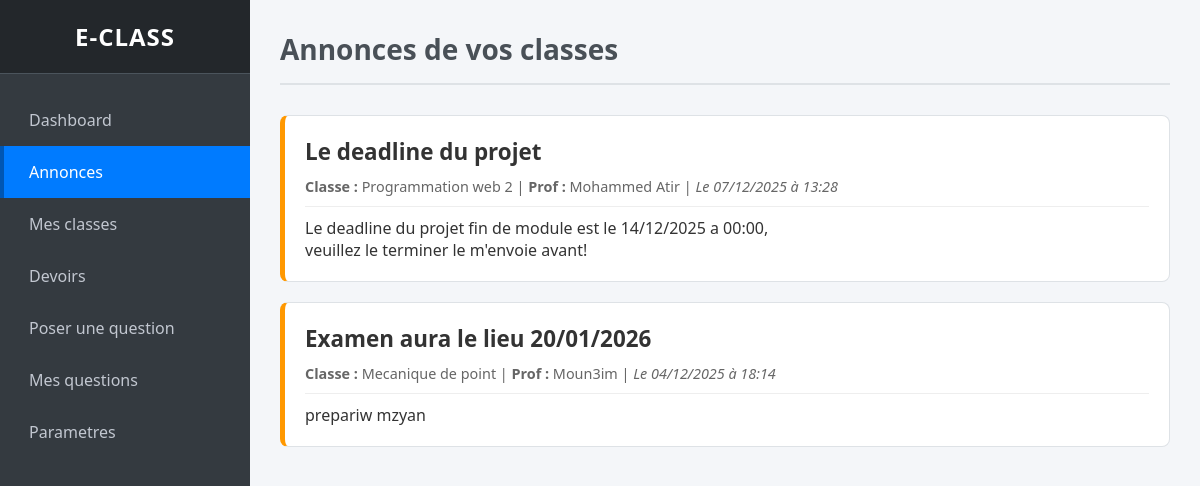
Screenshot of /Projet/etudiant/annonces.php (signed in) with the database file from the repository.
### tables this page shows
CREATE TABLE `annonces` (
  `id` int(11) NOT NULL,
  `titre` varchar(255) NOT NULL,
  `contenu` text NOT NULL,
  `id_prof` int(11) NOT NULL,
  `id_classe` int(11) NOT NULL,
  `date_creation` datetime DEFAULT current_timestamp()
);

CREATE TABLE `classes` (
  `id` int(11) NOT NULL,
  `id_prof` int(11) NOT NULL,
  `nom_classe` varchar(50) NOT NULL,
  `description` varchar(100) NOT NULL,
  `nbr_etudiant` int(11) DEFAULT 0,
  `code_classe` varchar(100) DEFAULT NULL,
  `date_creation` datetime DEFAULT current_timestamp()
);

CREATE TABLE `users` (
  `id` int(11) NOT NULL,
  `username` varchar(50) NOT NULL,
  `email` varchar(100) NOT NULL,
  `password` varchar(150) NOT NULL,
  `created_at` datetime DEFAULT current_timestamp(),
  `type` varchar(25) NOT NULL
);

### Projet/etudiant/annonces.php (the view, shortened to what this page needs)
<?php
$id_etudiant = $_SESSION['id'];
$conn = connect_db();
$sql = $conn->prepare("
    SELECT a.titre, a.contenu, a.date_creation, u.username as nom_prof, c.nom_classe as nom_classe
    FROM annonces a
    INNER JOIN classes c ON a.id_classe = c.id
    INNER JOIN users u ON a.id_prof = u.id
    INNER JOIN classe_etudiants ce ON c.id = ce.classe_id
    WHERE ce.etudiant_id = ?
    ORDER BY a.date_creation DESC
");
$sql->bind_param("i", $id_etudiant);
$sql->execute();
$result = $sql->get_result();
?>
<!DOCTYPE html>
<html lang="fr">
<head>
    <link rel="stylesheet" href="../assets/global.css">
</head>
<body>
<div class="sidebar">
    <h2>E-Class</h2>
    <ul>
        <li><a href="dashboard_etudiant.php">Dashboard</a></li>
        <li><a href="annonces.php" class="active">Annonces</a></li>
        <li><a href="mes_classes.php">Mes classes</a></li>
        <li><a href="devoirs.php">Devoirs</a></li>
        <li><a href="poser_question.php">Poser une question</a></li>
        <li><a href="mes_questions.php">Mes questions</a></li>
        <li><a href="ParametreE.php">Parametres</a></li>
    </ul>
</div>
<div class="main">
    <header>
        <h1>Annonces de vos classes</h1>
    </header>
    <section>
        <?php if($result->num_rows > 0): ?>
            <?php while($row = $result->fetch_assoc()): ?>
                <div class="annonce-card">
                    <h3 class="annonce-titre"><?= htmlspecialchars($row['titre']) ?></h3>
                    <div class="annonce-meta">
                        <strong>Classe :</strong> <?= htmlspecialchars($row['nom_classe']) ?> |
                        <strong>Prof :</strong> <?= htmlspecialchars($row['nom_prof']) ?> |
                        <em>Le <?= date("d/m/Y à H:i", strtotime($row['date_creation'])) ?></em>
                    </div>
                    <p><?= nl2br(htmlspecialchars($row['contenu'])) ?></p>
                </div>
            <?php endwhile; ?>
        <?php else: ?>
            <p>Aucune annonce pour le moment.</p>
        <?php endif; ?>
    </section>
</div>
</body>
</html>

### Projet/assets/global.css (style rules this page uses)
:root { --primary: #007bff; --primary-dark: #0069d9; --success: #28a745; --danger: #dc3545; --warning: #ffc107; --dark: #343a40; --light: #f8f9fa; --border-color: #dee2e6; --bg-body: #f4f6f9; --bg-login: #e8f0fe; --color-orange: #ff9800; }
* { box-sizing: border-box; margin: 0; padding: 0; }
body { font-family: 'Segoe UI', Tahoma, Geneva, Verdana, sans-serif; background-color: var(--bg-body); color: #333; display: flex; min-height: 100vh; }
a { text-decoration: none; color: inherit; }
ul { list-style: none; }
.sidebar { width: 250px; background-color: var(--dark); color: #fff; position: fixed; height: 100%; left: 0; top: 0; display: flex; flex-direction: column; overflow-y: auto; z-index: 1000; }
.sidebar h2 { text-align: center; padding: 20px 0; background-color: #23272b; margin-bottom: 20px; font-size: 24px; text-transform: uppercase; letter-spacing: 1px; border-bottom: 1px solid #4b545c; }
.sidebar ul li a { display: block; padding: 15px 25px; color: #c2c7d0; transition: all 0.3s; border-left: 4px solid transparent; font-size: 16px; }
.sidebar ul li a.active { background-color: var(--primary); color: #fff; border-left: 4px solid #0056b3; }
.main { margin-left: 250px; width: calc(100% - 250px); padding: 30px; transition: all 0.3s; }
header { margin-bottom: 30px; padding-bottom: 15px; border-bottom: 2px solid var(--border-color); }
header h1 { font-size: 28px; color: #495057; font-weight: 600; }
.annonce-card { background: white; border: 1px solid var(--border-color); border-radius: 8px; padding: 20px; margin-bottom: 20px; border-left: 5px solid var(--color-orange); }
.annonce-titre { font-size: 1.4em; color: #333; margin-bottom: 10px; }
.annonce-meta { font-size: 0.9em; color: #666; margin-bottom: 10px; border-bottom: 1px solid #eee; padding-bottom: 10px; }

### rows the page displays
annonces: titre "Le deadline du projet", id_classe.nom_classe "Programmation web 2", id_prof.username "Mohammed Atir", date_creation "07/12/2025 à 13:28", contenu "Le deadline du projet fin de module est le 14/12/2025 a 00:00, veuillez le terminer le m'envoie avant!"
annonces: titre "Examen aura le lieu 20/01/2026", id_classe.nom_classe "Mecanique de point", id_prof.username "Moun3im", date_creation "04/12/2025 à 18:14", contenu "prepariw mzyan"
